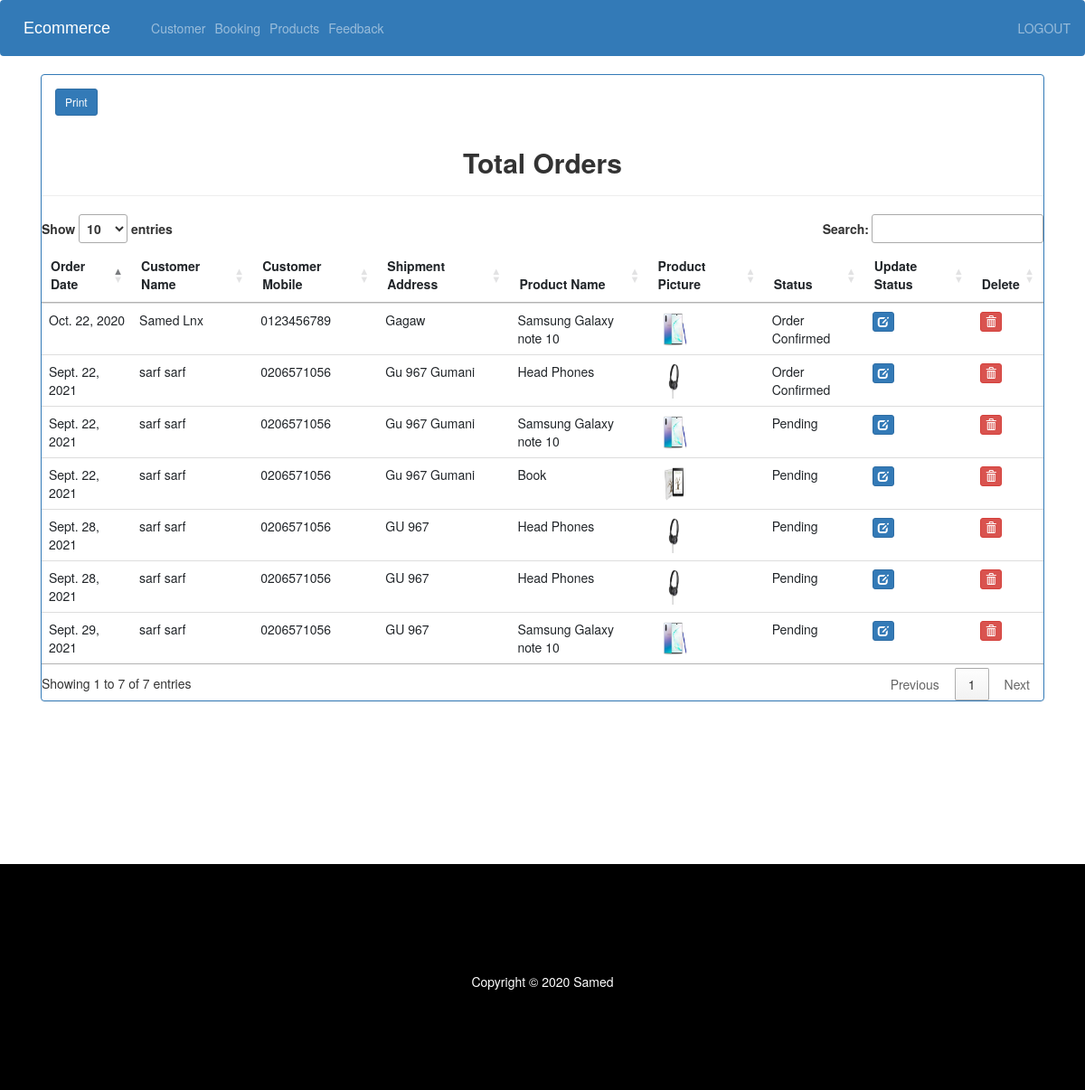
The page /admin-view-booking (signed in) on the database its author committed.
### ecom/models.py (models this page shows, shortened)
class Orders(models.Model):
    STATUS =(
        ('Pending','Pending'),
        ('Order Confirmed','Order Confirmed'),
        ('Out for Delivery','Out for Delivery'),
        ('Delivered','Delivered'),
    )
    customer=models.ForeignKey('Customer', on_delete=models.CASCADE,null=True)
    product=models.ForeignKey('Product',on_delete=models.CASCADE,null=True)
    email = models.CharField(max_length=50,null=True)
    address = models.CharField(max_length=500,null=True)
    mobile = models.CharField(max_length=20,null=True)
    order_date= models.DateField(auto_now_add=True,null=True)
    status=models.CharField(max_length=50,null=True,choices=STATUS)

class Customer(models.Model):
    user=models.OneToOneField(User,on_delete=models.CASCADE)
    profile_pic= models.ImageField(upload_to='profile_pic/CustomerProfilePic/',null=True,blank=True)
    address = models.CharField(max_length=40)
    mobile = models.CharField(max_length=10,null=False)
    @property
    def get_name(self):
        return self.user.first_name+" "+self.user.last_name

class Product(models.Model):
    name=models.CharField(max_length=40)
    product_image= models.ImageField(upload_to='product_image/',null=True,blank=True)
    price = models.PositiveIntegerField()
    quantity = models.PositiveIntegerField(default=0)
    description=models.CharField(max_length=40)

### ecom/views.py (the view)
# urls.py: path('admin-view-booking', views.admin_view_booking_view,name='admin-view-booking'),
@login_required(login_url='adminlogin')
def admin_view_booking_view(request):
    orders=models.Orders.objects.all().order_by('-order_date')
    ordered_products=[]
    ordered_bys=[]
    for order in orders:
        ordered_product=models.Product.objects.all().filter(id=order.product.id)
        ordered_by=models.Customer.objects.all().filter(id = order.customer.id)
        ordered_products.append(ordered_product)
        ordered_bys.append(ordered_by)
    return render(request,'ecom/admin_view_booking.html',{'data':zip(ordered_products,ordered_bys,orders)})

### templates/ecom/admin_view_booking.html (shortened to what this page needs)
{% extends 'ecom/admin_base.html' %}
{% load static %}
{% block content %}
<head>
  <link rel="stylesheet" href="//cdn.datatables.net/1.11.3/css/jquery.dataTables.min.css">
  <link href="//netdna.bootstrapcdn.com/bootstrap/3.0.0/css/bootstrap.min.css" rel="stylesheet" id="bootstrap-css">
</head>
<div class="container">
  <div class="panel panel-primary" id="tab">
    <div >
      <button onclick="print()" class="d-print-none btn btn-primary btn-sm m-4">Print</button>
    </div>
    <div class="text-center">
      <h2><b>Total Orders</b> </h2>
      <hr>
    </div>
    <table class="table table-hover" id="myTable">
      <thead>
        <tr>
          <th>Order Date</th>
          <th>Customer Name</th>
          <th>Customer Mobile</th>
          <th>Shipment Address</th>
          <th>Product Name</th>
          <th>Product Picture</th>
          <th>Status</th>
          <th>Update Status</th>
          <th>Delete</th>
        </tr>
      </thead>
      {% for product,customer,order in data %}
      <tr>
        <td>{{ order.order_date }}</td>
        {% for c in customer %}
        <td> {{c.get_name}}</td>
        <td>{{c.mobile}}</td>
        <td>{{order.address}}</td>
        {% endfor %}
        {% for p in product %}
        <td> {{p.name}}</td>
        <td> <img src="{% static p.product_image.url %}" alt="Profile Pic" height="40px" width="40px" /></td>
        <td>{{order.status}}</td>
        <td><a class="btn btn-primary btn-xs" href="{% url 'update-order' order.id  %}"><span class="glyphicon glyphicon-edit"></span></a></td>
        <td><a class="btn btn-danger btn-xs" href="{% url 'delete-order' order.id  %}"><span class="glyphicon glyphicon-trash"></span></a></td>
        {% endfor %}
      </tr>
      {% endfor %}
    </table>
  </div>
</div>
{% endblock content %}

### templates/ecom/admin_view_booking.html (style rules this page uses)
a:link { text-decoration: none; }

### rows shown on the page
Orders: order_date "Sept. 29, 2021", address "GU 967", status "Pending"
Customer: get_name "sarf sarf", mobile "0206571056"
Product: name "Samsung Galaxy note 10", product_image (picture)
Orders: order_date "Sept. 28, 2021", address "GU 967", status "Pending"
Product: name "Head Phones", product_image (picture)
Orders: order_date "Sept. 28, 2021", address "GU 967", status "Pending"
Orders: order_date "Sept. 22, 2021", address "Gu 967 Gumani", status "Order Confirmed"
Orders: order_date "Sept. 22, 2021", address "Gu 967 Gumani", status "Pending"
Orders: order_date "Sept. 22, 2021", address "Gu 967 Gumani", status "Pending"
Product: name "Book", product_image (picture)
Orders: order_date "Oct. 22, 2020", address "Gagaw", status "Order Confirmed"
Customer: get_name "Samed Lnx", mobile "0123456789"
